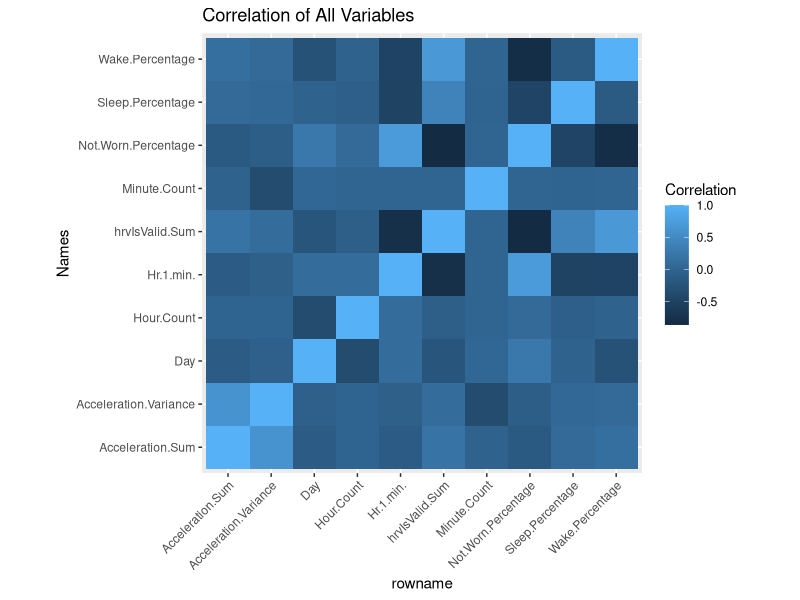
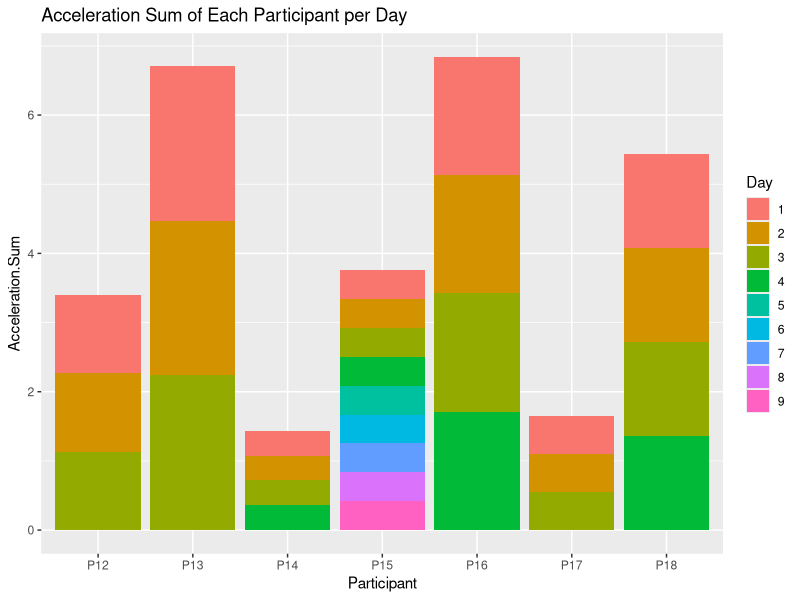
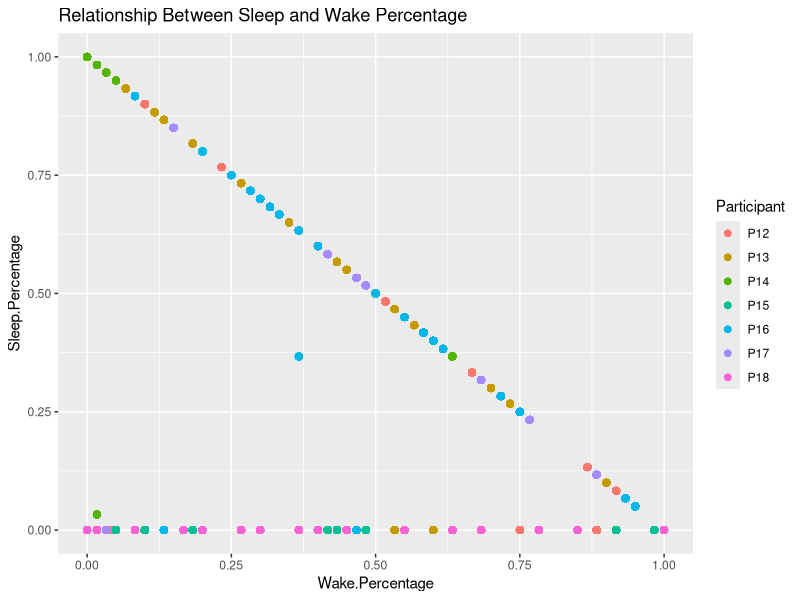
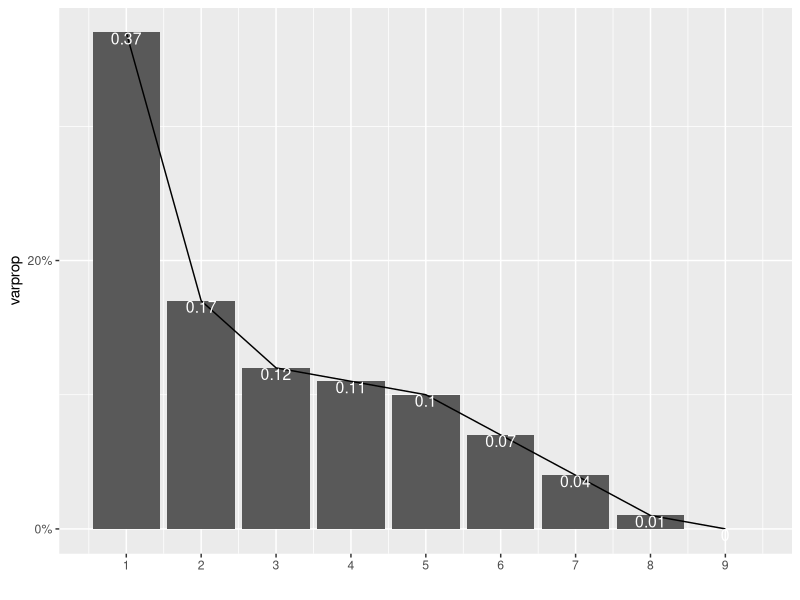
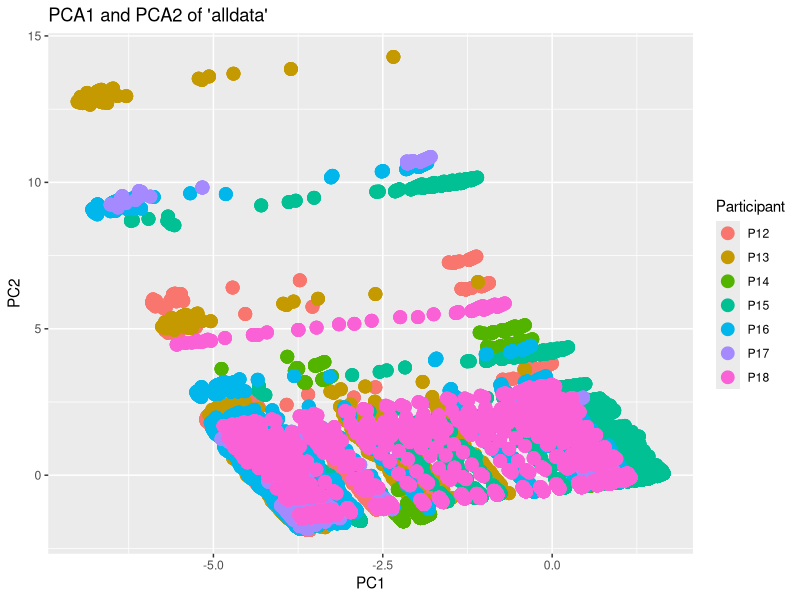
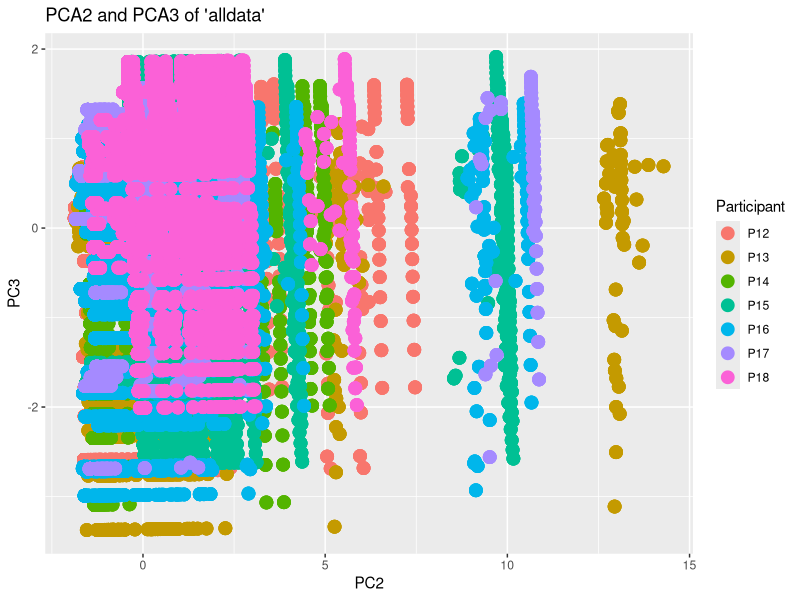
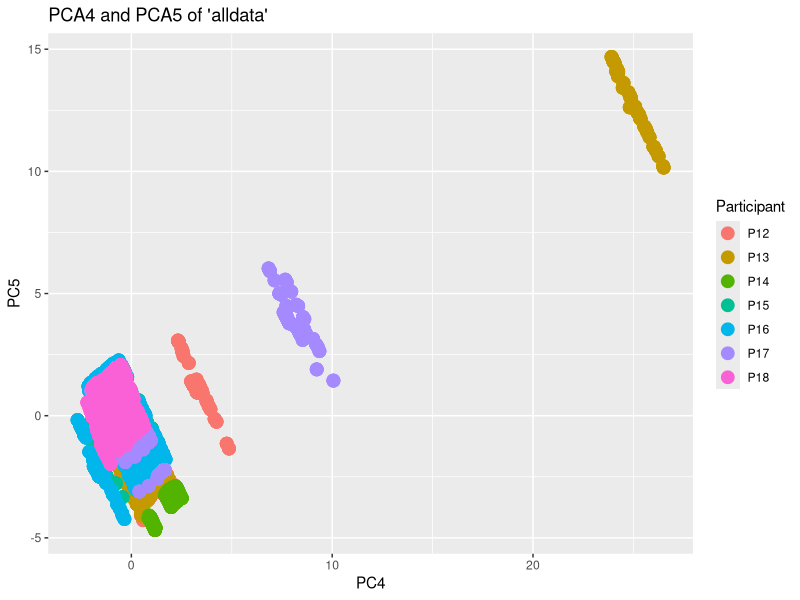

The R script that drew these images, in order:
## ---- chunk 1
knitr::opts_chunk$set(echo = TRUE, eval = TRUE, fig.align = "center", warning = F, message = F, tidy=TRUE, tidy.opts=list(width.cutoff=60), R.options=list(max.print=100))
## ---- chunk 2
library(tidyverse)
library(dbplyr)
library(ggplot2)
getwd()
use <- read.csv(file = "MotionUsage_P12-18.csv")
acc <- read.csv(file = "MotionAcceleration_P12-18.csv")
glimpse(use)
glimpse(acc)
## ---- chunk 3
accNew <- unique(acc, by = "Participant") %>% pivot_wider(names_from = "Participant", values_from ="Absolute.Time") %>% glimpse

accNew %>% pivot_longer(c("P12", "P13", "P14", "P15", "P16", "P17", "P18"), names_to = "Participant", values_to = "Absolute.Time") %>% na.omit %>% glimpse
## ---- chunk 4
alldata <- left_join(use, acc, by="Participant")
## ---- chunk 5
alldata %>% summarize_all(n_distinct)
alldata %>% summarize_if(is.numeric, mean, na.rm = T)
alldata %>% summarize_if(is.numeric, sd, na.rm = T)

alldata%>% summarize_if(is.numeric, list(min=min,max=max), na.rm=T)

alldata %>% select(Wake.Percentage, Sleep.Percentage) %>% cor
alldata %>% select(Wake.Percentage, Not.Worn.Percentage) %>% cor
alldata %>% select(Sleep.Percentage, Not.Worn.Percentage) %>% cor

alldata %>% group_by(Day) %>% summarize(var(Acceleration.Sum, na.rm = T))

alldata %>% group_by(Hour.Count) %>% summarize(`25%`=quantile(Acceleration.Sum, probs=0.25), `50%`=quantile(Acceleration.Sum, probs=0.5), `75%`=quantile(Acceleration.Sum, probs=0.75), n=n())

alldata %>% group_by(Participant = Participant) %>% select(-c("Hr.1.min.", "Absolute.Time", "Minute.Count")) %>% summarize_if(is.numeric,mean,na.rm=T)

alldata %>% group_by(Participant=Participant) %>% summarize(sd(Acceleration.Sum, na.rm=T), n(), n_distinct(Day))

alldata %>% group_by(Day) %>% select(-c("Hr.1.min.", "Absolute.Time", "Minute.Count")) %>% summarize_if(is.numeric,mean,na.rm=T)

alldata %>% group_by(Hour.Count) %>% summarize(sd(Acceleration.Sum, na.rm=T))

alldata %>% filter(Participant=="P12") %>% arrange(Hour.Count) %>% mutate(HrsValid.Percentage=hrvIsValid.Sum/72) %>% glimpse
## ---- chunk 6
df <- alldata %>% na.omit %>% select_if(is.numeric) %>% cor%>% as.data.frame%>% rownames_to_column%>% pivot_longer(-1,names_to="Names",values_to="Correlation")

df %>% ggplot(aes(rowname,Names,fill=Correlation)) + geom_tile() + theme(axis.text.x = element_text(angle = 45, hjust = 1)) + coord_fixed() + labs(title = "Correlation of All Variables")
## ---- chunk 7
newdata <- alldata %>% mutate(Day = as.character(Day))

ggplot(newdata, aes(Participant, Acceleration.Sum, fill = Day))+  geom_bar(stat="summary", fun.y="mean") + labs(title = "Acceleration Sum of Each Participant per Day")
## ---- chunk 8
ggplot(newdata, aes(Wake.Percentage, Sleep.Percentage, color=Participant))+geom_point(size=2) + labs(title= "Relationship Between Sleep and Wake Percentage")
## ---- chunk 9
library(cluster)
view <- alldata %>% select(-Participant, -Hr.1.min., -Absolute.Time) %>% mutate_all(as.numeric) %>% cor %>% glimpse

pdata <- alldata %>% select(-Hr.1.min., - Participant, - Absolute.Time) %>% mutate_all(function(x)log(x + 2))
mypca <- prcomp(pdata, center = TRUE,scale. = TRUE)
summary(mypca)
str(mypca)

eigval<-mypca$sdev^2
varprop=round(eigval/sum(eigval), 2)
ggplot() + geom_bar(aes(y=varprop, x=1:9), stat="identity") + xlab("") + geom_path(aes(y=varprop, x=1:9)) + geom_text(aes(x=1:9, y=varprop, label=round(varprop, 2)), vjust=1, col="white", size=4) + scale_y_continuous(breaks=seq(0, .6, .2), labels = scales::percent) + scale_x_continuous(breaks=1:9)

results <-  alldata %>% select(-Hr.1.min., - Absolute.Time) %>% as.data.frame %>%
  mutate(PC1=mypca$x[, 1], PC2=mypca$x[, 2], 
         PC3=mypca$x[, 3], PC4=mypca$x[, 4], PC5=mypca$x[, 5])

results %>% ggplot(aes(PC1, PC2, color=Participant)) + geom_point(size=4) + labs(title = "PCA1 and PCA2 of 'alldata'")

results %>% ggplot(aes(PC2, PC3, color=Participant)) + geom_point(size=4) + labs(title = "PCA2 and PCA3 of 'alldata'")

results %>% ggplot(aes(PC4, PC5, color=Participant)) + geom_point(size=4) + labs(title = "PCA4 and PCA5 of 'alldata'")
